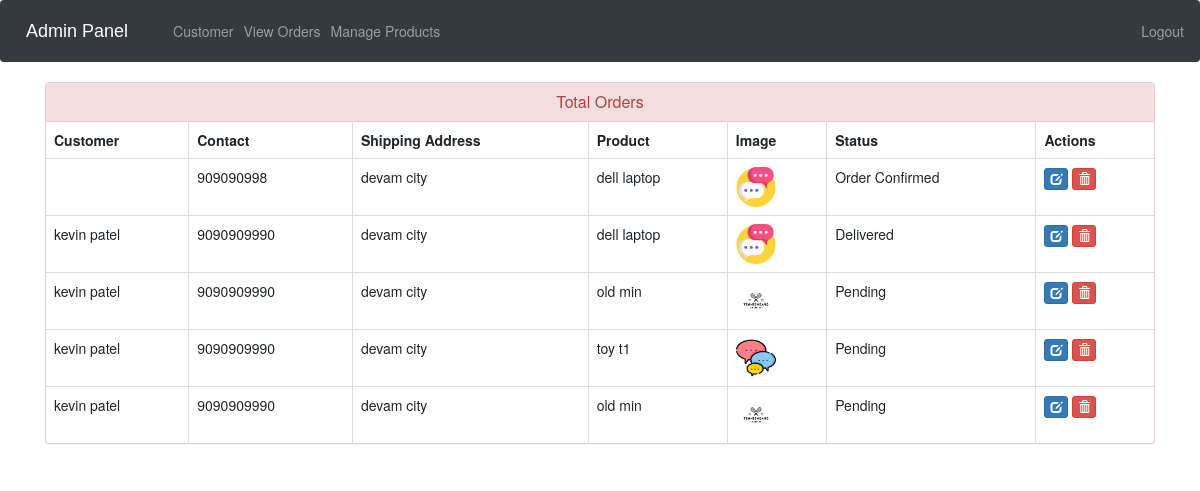
The page /admin-view-booking (signed in) on the database its author committed.
### ecom/models.py (models this page shows, shortened)
class Customer(models.Model):
    user=models.OneToOneField(User,on_delete=models.CASCADE)
    profile_pic= models.ImageField(upload_to='profile_pic/CustomerProfilePic/',null=True,blank=True)
    address = models.CharField(max_length=40)
    mobile = models.CharField(max_length=20,null=False)
    @property
    def get_name(self):
        return self.user.first_name+" "+self.user.last_name

class Orders(models.Model):
    STATUS =(
        ('Pending','Pending'),
        ('Order Confirmed','Order Confirmed'),
        ('Out for Delivery','Out for Delivery'),
        ('Delivered','Delivered'),
    )
    customer=models.ForeignKey('Customer', on_delete=models.CASCADE,null=True)
    product=models.ForeignKey('Product',on_delete=models.CASCADE,null=True)
    email = models.CharField(max_length=50,null=True)
    address = models.CharField(max_length=500,null=True)
    mobile = models.CharField(max_length=20,null=True)
    order_date= models.DateField(auto_now_add=True,null=True)
    status=models.CharField(max_length=50,null=True,choices=STATUS)

class Product(models.Model):
    name=models.CharField(max_length=40)
    product_image= models.ImageField(upload_to='product_image/',null=True,blank=True)
    price = models.PositiveIntegerField()
    description=models.CharField(max_length=40)

### ecom/views.py (the view)
# urls.py: path('admin-view-booking', views.admin_view_booking_view,name='admin-view-booking'),
@login_required(login_url='adminlogin')
def admin_view_booking_view(request):
    orders=models.Orders.objects.all()
    ordered_products=[]
    ordered_bys=[]
    for order in orders:
        ordered_product=models.Product.objects.all().filter(id=order.product.id)
        ordered_by=models.Customer.objects.all().filter(id = order.customer.id)
        ordered_products.append(ordered_product)
        ordered_bys.append(ordered_by)
    return render(request,'ecom/admin_view_booking.html',{'data':zip(ordered_products,ordered_bys,orders)})

### templates/ecom/admin_view_booking.html (shortened to what this page needs)
{% extends 'ecom/admin_base.html' %}
{% load static %}
{% block content %}
<head>
  <link href="//netdna.bootstrapcdn.com/bootstrap/3.0.0/css/bootstrap.min.css" rel="stylesheet" id="bootstrap-css">
</head>
<div class="container">
  <div class="panel panel-danger">
    <div class="panel-heading">
      <h6 class="panel-title">Total Orders</h6>
    </div>
    <table class="table table-hover table-bordered" id="dev-table">
      <thead>
        <tr>
          <th>Customer</th>
          <th>Contact</th>
          <th>Shipping Address</th>
          <th>Product</th>
          <th>Image</th>
          <th>Status</th>
          <th>Actions</th>
        </tr>
      </thead>
      {% for product,customer,order in data %}
      <tr>
        {% for c in customer %}
        <td> {{c.get_name}}</td>
        <td>{{c.mobile}}</td>
        <td>{{order.address}}</td>
        {% endfor %}
        {% for p in product %}
        <td> {{p.name}}</td>
        <td> <img src="{% static p.product_image.url %}" alt="Profile Pic" height="40px" width="40px" /></td>
        <td>{{order.status}}</td>
        <td><a class="btn btn-primary btn-xs" href="{% url 'update-order' order.id  %}"><span class="glyphicon glyphicon-edit"></span></a>
        <a class="btn btn-danger btn-xs" href="{% url 'delete-order' order.id  %}"><span class="glyphicon glyphicon-trash"></span></a></td>
        {% endfor %}
      </tr>
      {% endfor %}
    </table>
  </div>
</div>
{% endblock content %}

### templates/ecom/admin_view_booking.html (style rules this page uses)
a:link { text-decoration: none; }
h6 { text-align: center; }

### rows shown on the page
Orders: address "devam city", status "Order Confirmed"
Customer: mobile "909090998"
Product: name "dell laptop", product_image (picture)
Orders: address "devam city", status "Delivered"
Customer: get_name "kevin patel", mobile "9090909990"
Orders: address "devam city", status "Pending"
Product: name "old min", product_image (picture)
Orders: address "devam city", status "Pending"
Product: name "toy t1", product_image (picture)
Orders: address "devam city", status "Pending"
